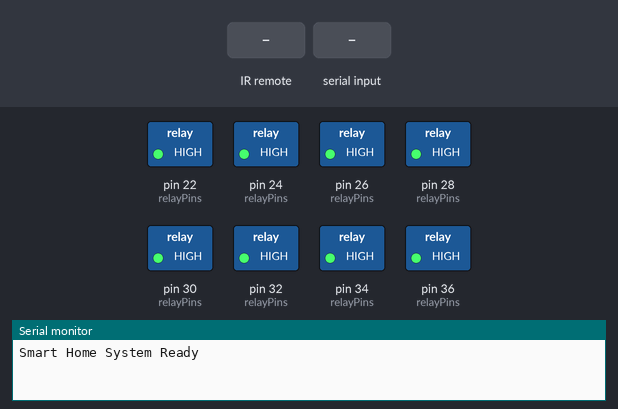
A sketch run on a simulated Arduino Mega 2560, built with avr-gcc and run on an emulated ATmega2560. On the bench: switched loads named in the sketch (green lamp = pin HIGH), the last lines printed to the serial monitor. The test bench sets the inputs (shaded band).

Above: at 1.2 s.
1.3 s: infrared code 0xFFA25D received
At 1.7 s:
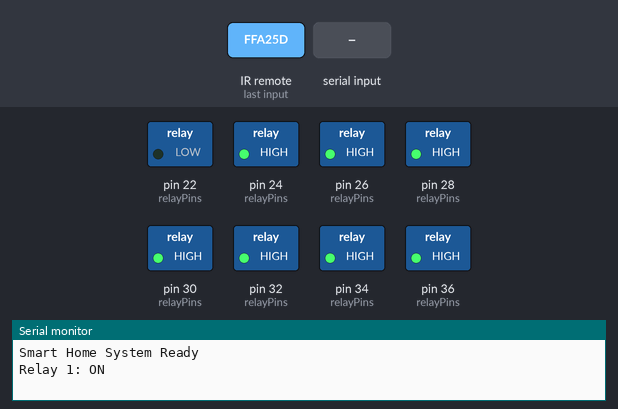
2.8 s: "2" received over the second serial link
At 4.0 s:
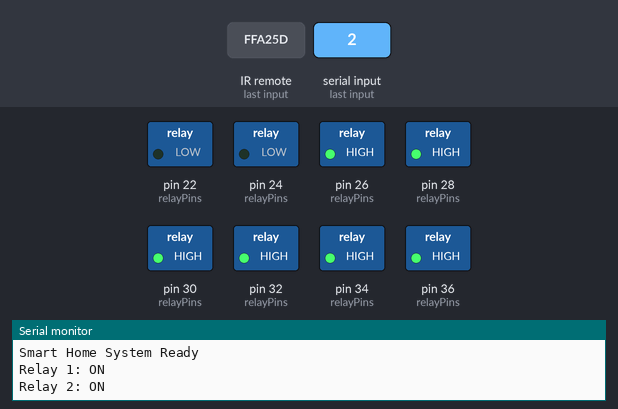
4.3 s: "1" received over the second serial link
At 5.1 s:
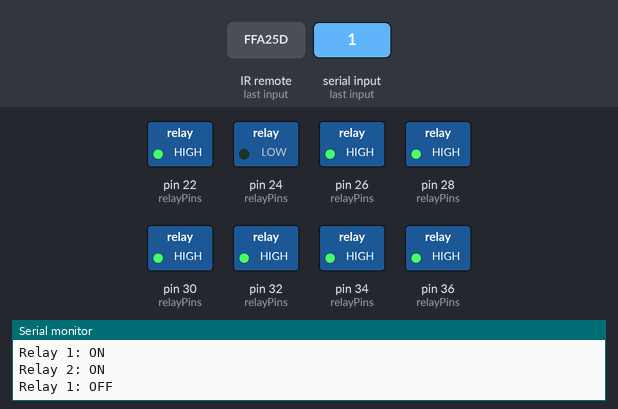
5.8 s: infrared code 0xFFE21D received
At 6.3 s:
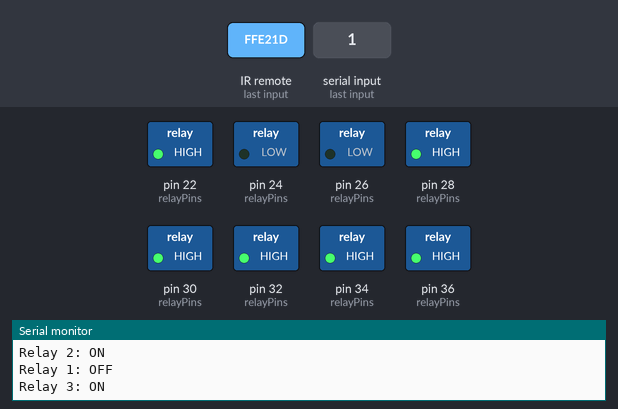
7.3 s: infrared code 0xFF629D received
At 8.5 s:
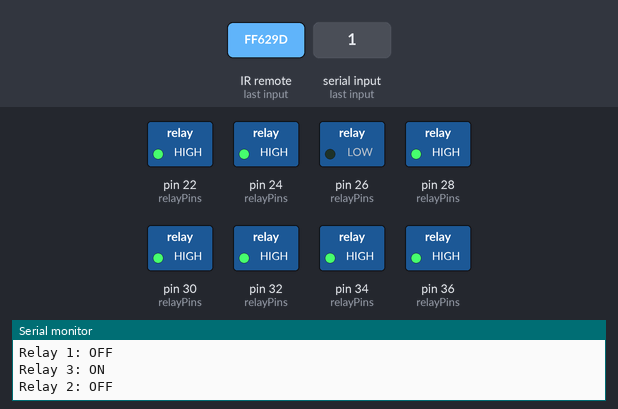
8.8 s: "A" received over the second serial link
At 9.8 s:
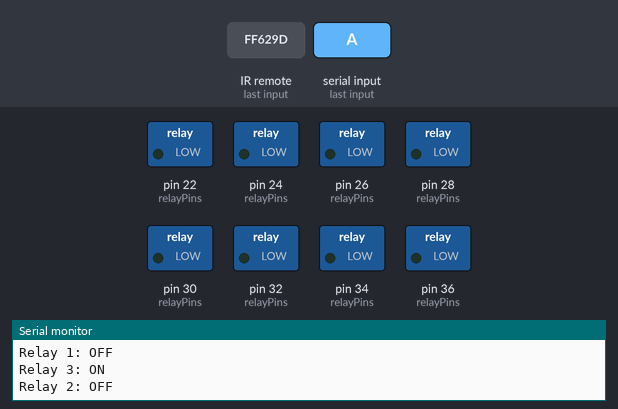
Timing chart, 0 to 11.3 s (numbered marks = the images above; inputs shaded):
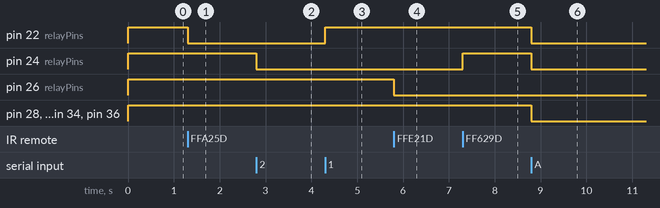

Measured:
- after the input at 1.3 s, pin 22 (relayPins): HIGH → LOW at once
- after the input at 2.8 s, pin 24 (relayPins): HIGH → LOW at once
- after the input at 4.3 s, pin 22 (relayPins): LOW → HIGH at once
- after the input at 5.8 s, pin 26 (relayPins): HIGH → LOW at once
- after the input at 7.3 s, pin 24 (relayPins): LOW → HIGH at once
- after the input at 8.8 s, pin 22 (relayPins), pin 24 (relayPins), pin 28 (relayPins), pin 30 (relayPins), pin 32 (relayPins), pin 34 (relayPins), pin 36 (relayPins): HIGH → LOW at once

The sketch:

smart_home.ino
```cpp
/*
 * Smart Home Automation System
 * Author: Mothi Charan Naik Desavath
 * Hardware: Arduino Mega + HC-05 Bluetooth + IR Receiver + 8-channel Relay
 * Control: Smartphone App (Bluetooth) + IR Remote + Manual Switch
 */

#include <IRremote.h>
#include <SoftwareSerial.h>

// Pins
#define IR_PIN 2
#define BT_RX 10
#define BT_TX 11

// Relay pins (active LOW)
#define RELAY1 22  // Living Room Light
#define RELAY2 24  // Bedroom Light
#define RELAY3 26  // Kitchen Light
#define RELAY4 28  // Bathroom Light
#define RELAY5 30  // Fan
#define RELAY6 32  // TV
#define RELAY7 34  // AC
#define RELAY8 36  // Gate Lock

int relayPins[] = {RELAY1, RELAY2, RELAY3, RELAY4, RELAY5, RELAY6, RELAY7, RELAY8};
bool relayStates[] = {false, false, false, false, false, false, false, false};

// IR Remote Codes (Adjust to your remote)
#define IR_1 0xFFA25D
#define IR_2 0xFF629D
#define IR_3 0xFFE21D
#define IR_4 0xFF22DD
#define IR_5 0xFF02FD
#define IR_ALL_ON  0xFF906F
#define IR_ALL_OFF 0xFFB04F

IRrecv irrecv(IR_PIN);
decode_results results;
SoftwareSerial bluetooth(BT_RX, BT_TX);

void setup() {
    Serial.begin(9600);
    bluetooth.begin(9600);
    irrecv.enableIRIn();

    for (int i = 0; i < 8; i++) {
        pinMode(relayPins[i], OUTPUT);
        digitalWrite(relayPins[i], HIGH);  // Active LOW - start OFF
    }
    Serial.println("Smart Home System Ready");
}

void loop() {
    // Bluetooth control
    if (bluetooth.available()) {
        char cmd = bluetooth.read();
        handleBluetooth(cmd);
    }

    // IR Remote control
    if (irrecv.decode(&results)) {
        handleIR(results.value);
        irrecv.resume();
    }
}

void toggleRelay(int index) {
    relayStates[index] = !relayStates[index];
    digitalWrite(relayPins[index], relayStates[index] ? LOW : HIGH);
    Serial.println("Relay " + String(index+1) + ": " + (relayStates[index] ? "ON" : "OFF"));
}

void handleBluetooth(char cmd) {
    // App sends '1'-'8' to toggle, 'A' = all on, 'Z' = all off
    if (cmd >= '1' && cmd <= '8') toggleRelay(cmd - '1');
    else if (cmd == 'A') for (int i = 0; i < 8; i++) { relayStates[i]=true; digitalWrite(relayPins[i], LOW); }
    else if (cmd == 'Z') for (int i = 0; i < 8; i++) { relayStates[i]=false; digitalWrite(relayPins[i], HIGH); }
}

void handleIR(long code) {
    switch(code) {
        case IR_1: toggleRelay(0); break;
        case IR_2: toggleRelay(1); break;
        case IR_3: toggleRelay(2); break;
        case IR_4: toggleRelay(3); break;
        case IR_5: toggleRelay(4); break;
        case IR_ALL_ON:  handleBluetooth('A'); break;
        case IR_ALL_OFF: handleBluetooth('Z'); break;
    }
}
```
